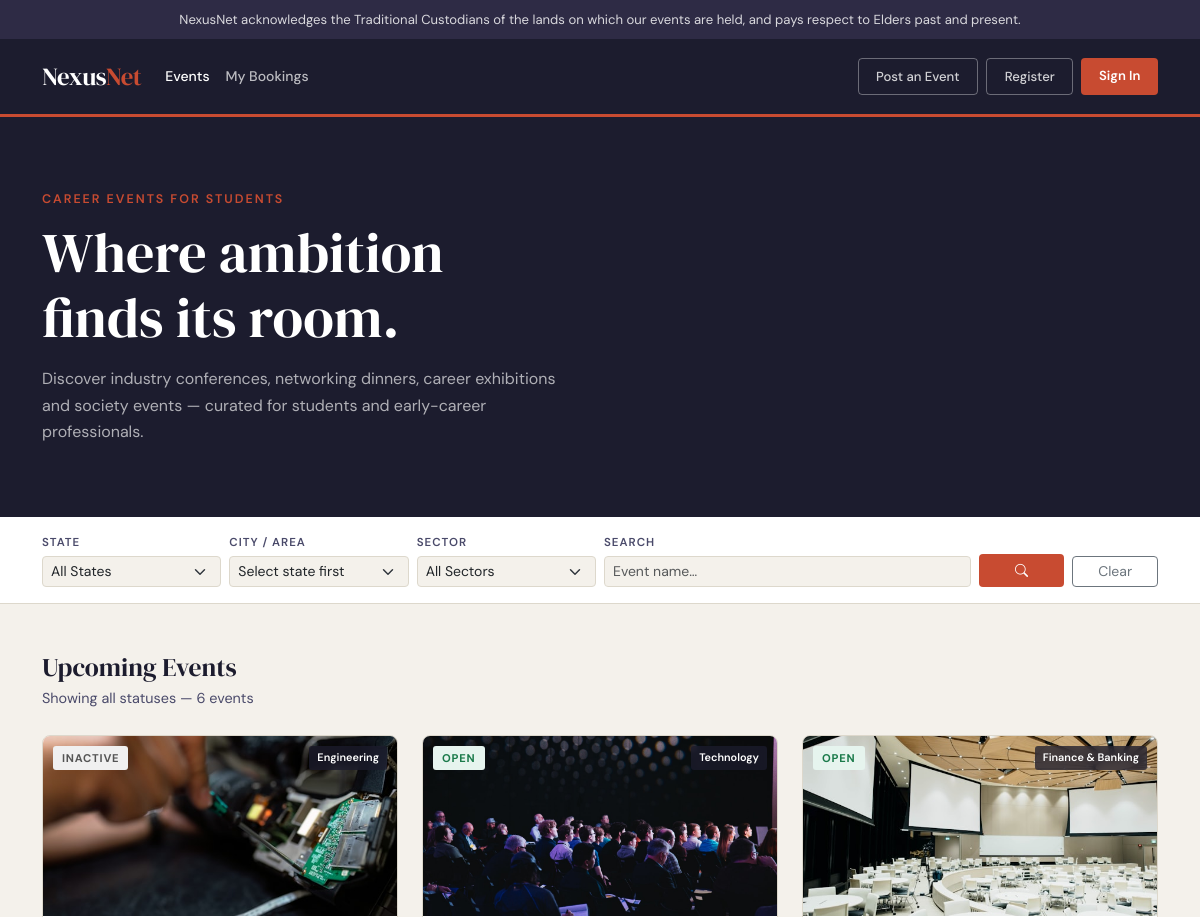
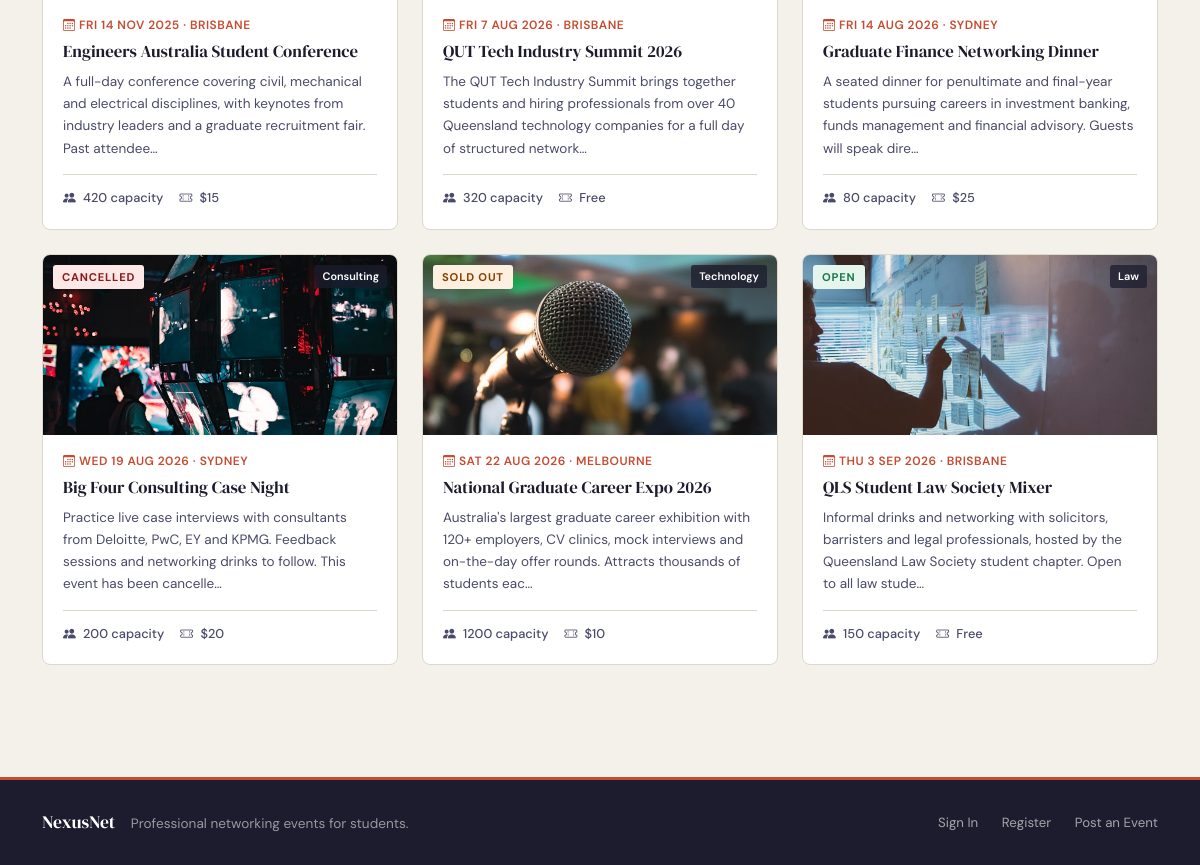
The page / on the database its author committed (2 pictures, top to bottom).
### website/models.py (models this page shows)
class Event(db.Model):
    __tablename__ = 'events'
    id = db.Column(db.Integer, primary_key=True)
    title = db.Column(db.String(200), nullable=False)
    description = db.Column(db.Text, nullable=False)
    image = db.Column(db.String(400), nullable=False)
    date = db.Column(db.DateTime, nullable=False)
    end_time = db.Column(db.DateTime, nullable=False)
    venue = db.Column(db.String(200), nullable=False)
    venue_address = db.Column(db.String(300), nullable=False)
    city = db.Column(db.String(100), nullable=False)
    state = db.Column(db.String(100), nullable=False)
    sector = db.Column(db.String(100), nullable=False)
    subsector = db.Column(db.String(100), nullable=True)
    ticket_capacity = db.Column(db.Integer, nullable=False)
    tickets_remaining = db.Column(db.Integer, nullable=False)
    ticket_price = db.Column(db.Float, nullable=False)
    status = db.Column(db.String(20), nullable=False, default='Open')
    aoc_level = db.Column(db.String(10), nullable=False, default='none')
    aoc_country_name = db.Column(db.String(200), nullable=True)
    aoc_custom_text = db.Column(db.Text, nullable=True)
    created_at = db.Column(db.DateTime, default=datetime.now)
    user_id = db.Column(db.Integer, db.ForeignKey('users.id'), nullable=False)
    creator = db.relationship('User', back_populates='events')
    orders = db.relationship('Order', back_populates='event', lazy=True)
    comments = db.relationship('Comment', back_populates='event',
                               lazy=True, order_by='Comment.posted_at')

### website/views.py (the view)
@main_bp.route('/')
def index():
    state  = request.args.get('state', '')
    city   = request.args.get('city', '')
    sector = request.args.get('sector', '')
    search = request.args.get('search', '')
    query = db.select(Event).order_by(Event.date)
    if state:
        query = query.where(Event.state == state)
    if city:
        query = query.where(Event.city == city)
    if sector:
        query = query.where(Event.sector == sector)
    if search:
        query = query.where(
            db.or_(Event.title.ilike(f'%{search}%'),
                   Event.description.ilike(f'%{search}%'))
        )
    try:
        events  = db.session.scalars(query).all()
        sectors = sorted(set(db.session.scalars(db.select(Event.sector)).all()))
        states  = sorted(set(db.session.scalars(db.select(Event.state)).all()))
        city_q = db.select(Event.city)
        if state:
            city_q = city_q.where(Event.state == state)
        cities = sorted(set(db.session.scalars(city_q).all()))
    except SQLAlchemyError:
        flash('Unable to load events. Please try again later.', 'danger')
        events = sectors = states = cities = []
    return render_template('index.html', events=events,
                           sectors=sectors, states=states, cities=cities,
                           selected_state=state, selected_city=city,
                           selected_sector=sector, search=search)

### website/templates/index.html (shortened to what this page needs)
{% extends "base.html" %}
{% block nav_events %}active{% endblock %}
{% block header %}
<section class="hero-section">
  <div class="container">
    <div class="row">
      <div class="col-lg-7 col-xl-6">
        <p class="hero-eyebrow">Career Events for Students</p>
        <h1 class="hero-title">Where ambition<br>finds its room.</h1>
        <p class="hero-sub">
          Discover industry conferences, networking dinners, career exhibitions
          and society events &mdash; curated for students and early-career professionals.
        </p>
      </div>
    </div>
  </div>
</section>
<section class="filter-bar">
  <div class="container">
    <form method="GET" action="{{ url_for('main.index') }}">
      <div class="row g-2 align-items-end">
        <div class="col-6 col-md-2">
          <label class="filter-label" for="filterState">State</label>
          <select class="form-select form-select-sm" name="state" id="filterState">
            <option value="">All States</option>
          </select>
        </div>
        <div class="col-6 col-md-2">
          <label class="filter-label" for="filterCity">City / Area</label>
          <select class="form-select form-select-sm" name="city" id="filterCity">
            <option value="">
              {% if selected_state %}All Cities{% else %}Select state first{% endif %}
            </option>
          </select>
        </div>
        <div class="col-6 col-md-2">
          <label class="filter-label" for="filterSector">Sector</label>
          <select class="form-select form-select-sm" name="sector" id="filterSector">
            <option value="">All Sectors</option>
          </select>
        </div>
        <div class="col-6 col-md-4">
          <label class="filter-label" for="filterSearch">Search</label>
          <input type="text" class="form-control form-control-sm" name="search" id="filterSearch"
                 placeholder="Event name…" value="{{ search }}">
        </div>
        <div class="col-6 col-md-1">
          <button class="btn btn-accent btn-sm w-100" type="submit">
            <i class="bi bi-search"></i>
          </button>
        </div>
        <div class="col-6 col-md-1">
          <a href="{{ url_for('main.index') }}" class="btn btn-outline-secondary btn-sm w-100">Clear</a>
        </div>
      </div>
    </form>
  </div>
</section>
{% endblock %}
{% block content %}
<main class="py-5">
  <div class="container">
    <div class="mb-4">
      <h2 class="section-heading">Upcoming Events</h2>
      <p class="section-sub mb-0">Showing all statuses &mdash; {{ events|length }} event{{ 's' if events|length != 1 }}</p>
    </div>
    <div class="row g-4">
      {% for event in events %}
      <div class="col-sm-6 col-lg-4">
        <a href="{{ url_for('main.event_detail', id=event.id) }}" class="event-card-link h-100">
          <div class="event-card">
            <div class="event-img-wrap">
              <img src="{{ url_for('static', filename='img/' + event.image) }}" alt="{{ event.title }}">
              <span class="status-badge {{ event.status.lower().replace(' ', '-') }}">{{ event.status }}</span>
              <span class="sector-tag">{{ event.sector }}</span>
            </div>
            <div class="event-body">
              <p class="event-date">
                <i class="bi bi-calendar3"></i>
                {{ event.date.strftime('%a %-d %b %Y') }} &middot; {{ event.city }}
              </p>
              <h5 class="event-title">{{ event.title }}</h5>
              <p class="event-desc">{{ event.description[:160] }}{% if event.description|length > 160 %}…{% endif %}</p>
              <div class="event-meta">
                <span><i class="bi bi-people-fill"></i> {{ event.ticket_capacity }} capacity</span>
                <span><i class="bi bi-ticket-perforated"></i>
                  {% if event.ticket_price == 0 %}Free{% else %}${{ '%.0f'|format(event.ticket_price) }}{% endif %}
                </span>
              </div>
            </div>
          </div>
        </a>
      </div>
      {% else %}
      <div class="col-12">
        <p class="text-center" style="color:var(--ink-soft); padding:3rem 0;">No events found.</p>
      </div>
      {% endfor %}
    </div>
  </div>
</main>
{% endblock %}

### website/templates/base.html (shortened to what this page needs)
<!DOCTYPE html>
<html lang="en">
<head>
  <link href="https://cdn.jsdelivr.net/npm/bootstrap@5.3.2/dist/css/bootstrap.min.css" rel="stylesheet"
>
  <link href="https://cdn.jsdelivr.net/npm/bootstrap-icons@1.11.3/font/bootstrap-icons.min.css" rel="stylesheet">
  <link href="{{ url_for('static', filename='style/main.css') }}" rel="stylesheet">
</head>
<body>
  {% block aoc_banner %}
  <div class="aoc-banner">
    NexusNet acknowledges the Traditional Custodians of the lands on which our events are held,
    and pays respect to Elders past and present.
  </div>
  {% endblock %}
  <nav class="navbar navbar-expand-lg sticky-top">
    <div class="container">
      <a class="navbar-brand" href="{{ url_for('main.index') }}">Nexus<span>Net</span></a>
      <div class="collapse navbar-collapse" id="mainNav">
        <ul class="navbar-nav me-auto mb-2 mb-lg-0">
          <li class="nav-item">
            <a class="nav-link {% block nav_events %}{% endblock %}" href="{{ url_for('main.index') }}">Events</a>
          </li>
          <li class="nav-item">
            <a class="nav-link {% block nav_bookings %}{% endblock %}" href="{{ url_for('main.booking_history') }}">My Bookings</a>
          </li>
        </ul>
        <div class="d-flex gap-2 mt-2 mt-lg-0">
          <a href="{{ url_for('main.create_event') }}" class="btn-outline-light-custom">Post an Event</a>
          {% if current_user.is_authenticated %}
            <span class="btn-outline-light-custom" style="cursor:default;">{{ current_user.first_name }}</span>
            <a href="{{ url_for('auth.logout') }}" class="btn-accent">Sign Out</a>
          {% else %}
            <a href="{{ url_for('auth.register', next=request.path) }}" class="btn-outline-light-custom">Register</a>
            <a href="{{ url_for('auth.login', next=request.path) }}" class="btn-accent">Sign In</a>
          {% endif %}
        </div>
      </div>
    </div>
  </nav>
  {% block header %}{% endblock %}
  {% block content %}{% endblock %}
  <footer class="site-footer">
    <div class="container">
      <div class="row align-items-center">
        <div class="col-md-6 mb-2 mb-md-0">
          <span class="footer-brand">NexusNet</span>
          <span>Professional networking events for students.</span>
        </div>
        <div class="col-md-6 text-md-end">
          {% if current_user.is_authenticated %}
            <a href="{{ url_for('auth.logout') }}" class="footer-link">Sign Out</a>
          {% else %}
            <a href="{{ url_for('auth.login') }}" class="footer-link">Sign In</a>
            <a href="{{ url_for('auth.register') }}" class="footer-link">Register</a>
          {% endif %}
          <a href="{{ url_for('main.create_event') }}" class="footer-link">Post an Event</a>
        </div>
      </div>
    </div>
  </footer>
</body>
</html>

### rows shown on the page
Event: image (picture), status "INACTIVE", sector "Engineering", date "FRI 14 NOV 2025", city "BRISBANE", title "Engineers Australia Student Conference", description "A full-day conference covering civil, mechanical and electrical disciplines, with keynotes from industry leaders and a graduate recruitment fair. Past attendee", ticket_capacity "420", ticket_price "15"
Event: image (picture), status "OPEN", sector "Technology", date "FRI 7 AUG 2026", city "BRISBANE", title "QUT Tech Industry Summit 2026", description "The QUT Tech Industry Summit brings together students and hiring professionals from over 40 Queensland technology companies for a full day of structured network", ticket_capacity "320", ticket_price "Free"
Event: image (picture), status "OPEN", sector "Finance & Banking", date "FRI 14 AUG 2026", city "SYDNEY", title "Graduate Finance Networking Dinner", description "A seated dinner for penultimate and final-year students pursuing careers in investment banking, funds management and financial advisory. Guests will speak dire", ticket_capacity "80", ticket_price "25"
Event: image (picture), status "CANCELLED", sector "Consulting", date "WED 19 AUG 2026", city "SYDNEY", title "Big Four Consulting Case Night", description "Practice live case interviews with consultants from Deloitte, PwC, EY and KPMG. Feedback sessions and networking drinks to follow. This event has been cancelle", ticket_capacity "200", ticket_price "20"
Event: image (picture), status "SOLD OUT", sector "Technology", date "SAT 22 AUG 2026", city "MELBOURNE", title "National Graduate Career Expo 2026", description "Australia's largest graduate career exhibition with 120+ employers, CV clinics, mock interviews and on-the-day offer rounds. Attracts thousands of students eac", ticket_capacity "1200", ticket_price "10"
Event: image (picture), status "OPEN", sector "Law", date "THU 3 SEP 2026", city "BRISBANE", title "QLS Student Law Society Mixer", description "Informal drinks and networking with solicitors, barristers and legal professionals, hosted by the Queensland Law Society student chapter. Open to all law stude", ticket_capacity "150", ticket_price "Free"

### other values the page prints
{{ events|length }} "6"
{{ 's' if events|length != 1 }} "s"
